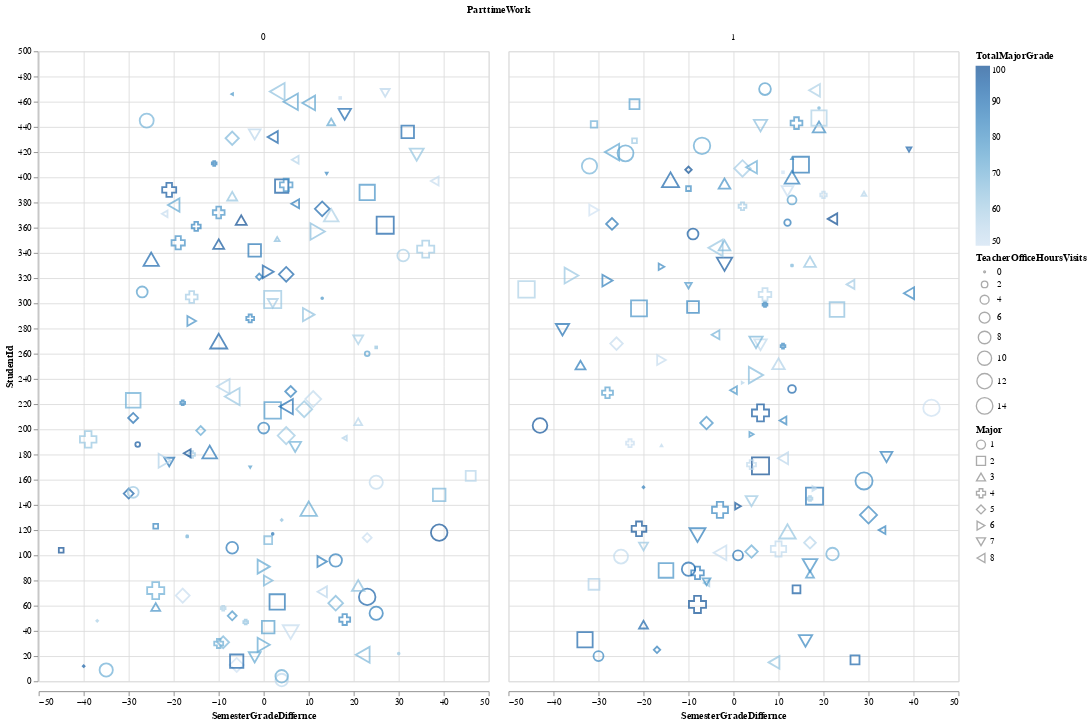

Here is the notebook cell this chart was saved with:
### Markdown cell above
Let us graph the predictions as well.  Let SVM = 1 be community college students in need.

### Code cell
dfCommunityCollegeStudentsSVM |> @filter(_.SVM == 1) |>
@vlplot( :point,
    x = :SemesterGradeDiffernce,
    y = :StudentId,    
    size   = :TeacherOfficeHoursVisits,
    color  = :TotalMajorGrade,   
    shape  = :"Major:n",
    column = :"ParttimeWork:n",
    width  = 500,
    height = 700)

### Figure 1 — Vega-Lite specification as saved in the notebook (floating-point values rounded to 4 significant figures; data arrays with more than 128 entries replaced by an {"elided": "..."} marker saying what was removed)
{"data": {"values": {"elided": "242 records"}}, "encoding": {"color": {"field": "TotalMajorGrade", "type": "quantitative"}, "column": {"field": "ParttimeWork", "type": "nominal"}, "shape": {"field": "Major", "type": "nominal"}, "size": {"field": "TeacherOfficeHoursVisits", "type": "quantitative"}, "x": {"field": "SemesterGradeDiffernce", "type": "quantitative"}, "y": {"field": "StudentId", "type": "quantitative"}}, "height": 700, "mark": "point", "width": 500}
